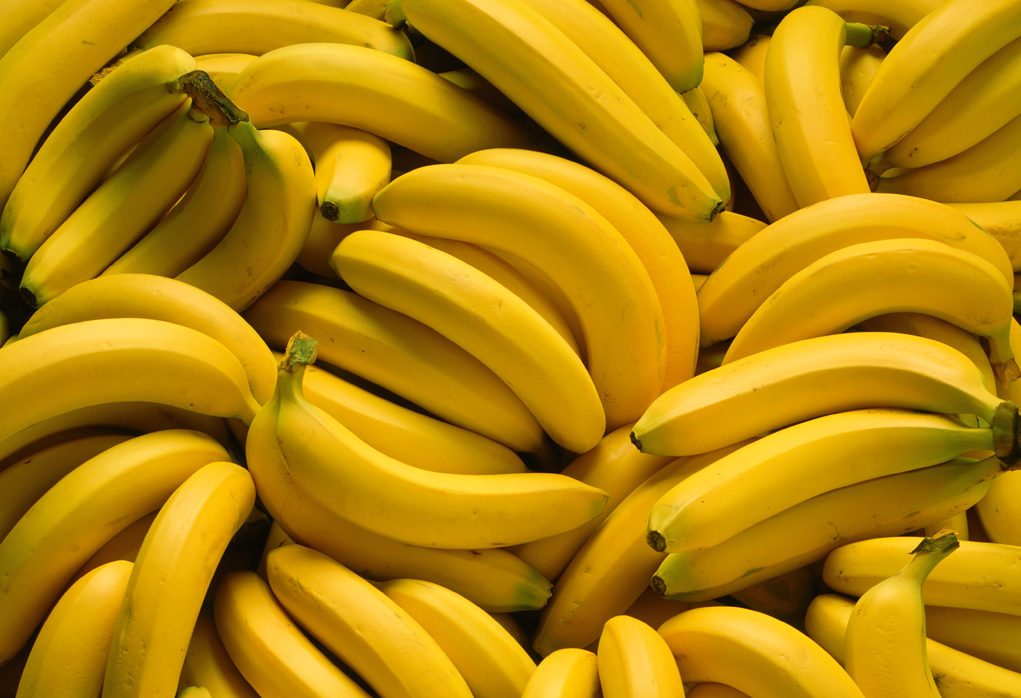
#> input picture Chapter 6/banana.png, 1021 x 698 px
$ python crop.py --image banana.png
#> lines starting #> are read from the running program, lines starting #| are printed output that depends on the picture
import numpy as np
import argparse
import cv2

ap = argparse.ArgumentParser()
ap.add_argument("-i", "--image", required = True, help = "Path to the image")
args = vars(ap.parse_args())

image = cv2.imread(args["image"])
#> image is the input picture: shape (698, 1021, 3); mean B, G, R 9.2, 132.6, 179
cv2.imshow("Original", image)
cv2.waitKey(0)

#Crops image
#Giving numpy array slices
#From (240,30) to (335,120)
#Argument format - image[y1:y2 , x1:x2]
cropped = image[30:120 , 240:335]
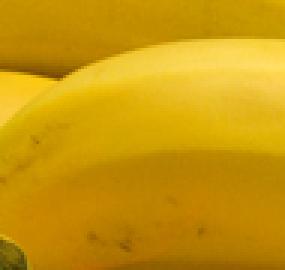
#> cropped: shape (90, 95, 3) (shown 3 times larger); mean B, G, R 11.4, 151.6, 201.9
cv2.imshow("Banana Cropped", cropped)
cv2.waitKey(0)
